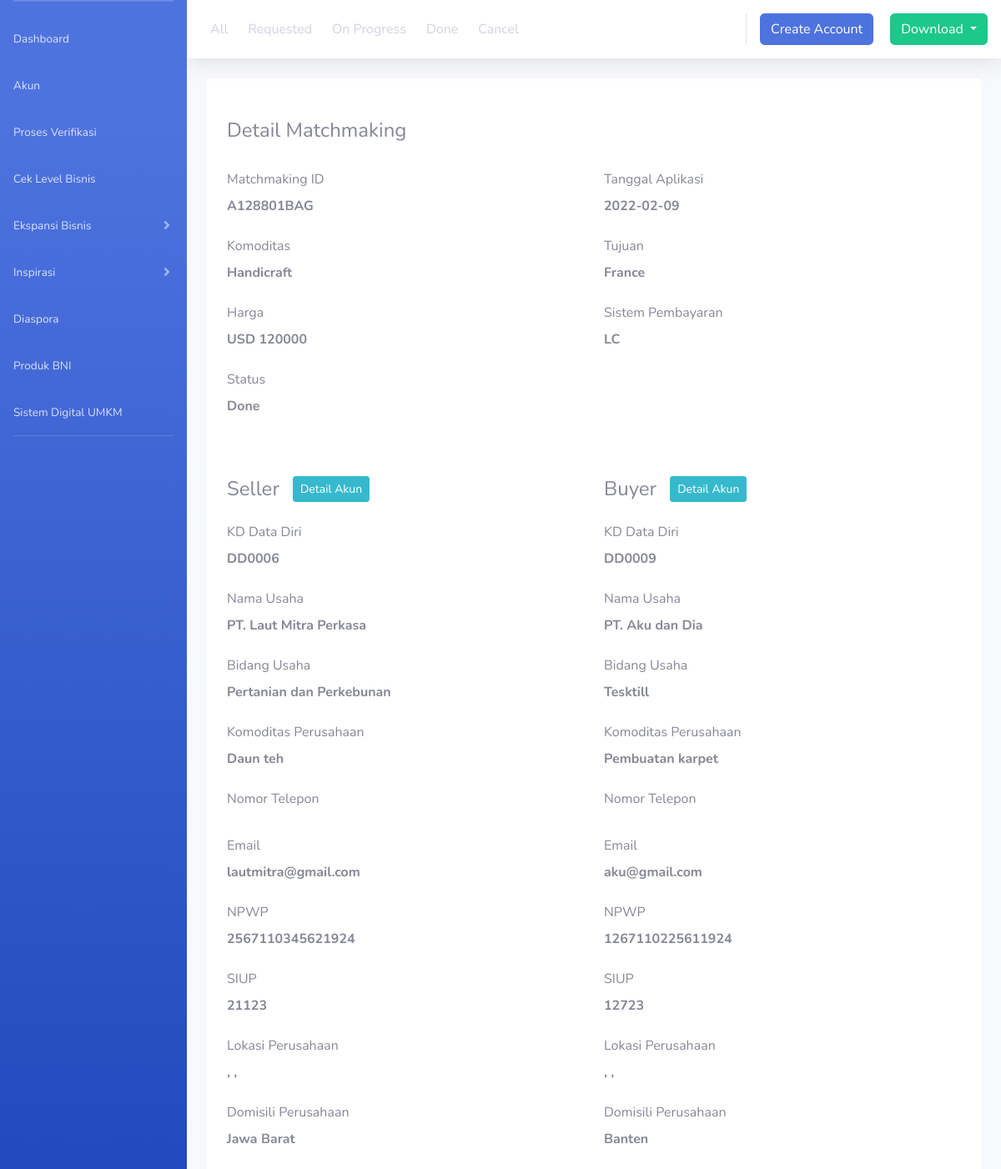
/matchmaking_log/detail/A128801BAG, run on the app's committed database.
### tables this page shows
CREATE TABLE `ekspansi_matchmaking` (
  `matchmaking_id` varchar(100) NOT NULL,
  `seller_id` varchar(20) NOT NULL,
  `buyer_id` varchar(20) NOT NULL,
  `destination` varchar(100) NOT NULL,
  `comodity` varchar(100) NOT NULL,
  `status` varchar(75) NOT NULL,
  `payment_system` varchar(100) NOT NULL,
  `value` varchar(100) NOT NULL,
  `application_date` date NOT NULL
);

CREATE TABLE `data_usaha` (
  `id_usaha` int(10) NOT NULL,
  `nama_usaha` varchar(50) NOT NULL,
  `domisili_perusahaan` varchar(50) NOT NULL,
  `email_perusahaan` varchar(70) NOT NULL,
  `website` text NOT NULL,
  `bidang_usaha` varchar(50) NOT NULL,
  `komoditi_usaha` varchar(50) NOT NULL,
  `skala` varchar(50) NOT NULL,
  `satuan` varchar(50) NOT NULL,
  `nib` varchar(50) NOT NULL,
  `npwp_perusahaan` varchar(50) NOT NULL,
  `no_siup` varchar(50) NOT NULL,
  `no_peb` varchar(50) NOT NULL,
  `no_akta` varchar(50) NOT NULL,
  `verified` varchar(50) NOT NULL,
  `qyc_nib` tinyint(4) NOT NULL,
  `qyc_npwp` tinyint(4) NOT NULL,
  `qyc_siup` tinyint(4) NOT NULL,
  `qyc_peb` tinyint(4) NOT NULL,
  `qyc_akta` tinyint(4) NOT NULL,
  `qyc_domisili` tinyint(4) NOT NULL,
  `foto_nib` varchar(500) DEFAULT NULL,
  `foto_npwp` varchar(500) DEFAULT NULL,
  `foto_siup` varchar(500) DEFAULT NULL,
  `foto_peb` varchar(500) DEFAULT NULL,
  `foto_akta` varchar(500) DEFAULT NULL,
  `foto_domisili` varchar(500) DEFAULT NULL,
  `kd_data_diri` varchar(20) DEFAULT NULL
);

### application/models/Matchmaking_log_model.php (called while the page is built, shortened)
<?php
class matchmaking_log_model extends CI_ModeL
{
    public function get_detail_by_id($id) {
        $this->db->select('em.*');
        $this->db->from('ekspansi_matchmaking as em');
        $this->db->where('em.matchmaking_id', $id);
        $query = $this->db->get();
        return $query->result();
    }
}

### application/controllers/Matchmaking_log.php (called while the page is built, shortened)
<?php
class matchmaking_log extends CI_Controller
{
    function detail ($id) {
        $macthmaking = $this->matchmaking_log->get_detail_by_id($id)[0];
        $data = array(
            'title' => 'Detail Matchmaking',
            'header' => 'template/header',
            'menu' => 'template/menu',
            'content' => 'template/content',
            'footer' => 'template/footer',
            'app' => 'matchmaking_log_detail',
            'matchmaking_detail' => $macthmaking,
            'buyer' => $this->detail_akun->get_data($macthmaking->buyer_id)[0],
            'seller' => $this->detail_akun->get_data($macthmaking->seller_id)[0],
        );
    }
}

### index.php (called while the page is built, shortened)
<?php
require_once BASEPATH.'core/CodeIgniter.php';

### application/models/Detail_akun_model.php (called while the page is built, shortened)
<?php
class detail_akun_model extends CI_Model
{
    public function get_data($id)
    {
        $kd_diri = $id;
        $this->db->where('kd_data_diri', $kd_diri);
        return $this->db->get('data_usaha')->result_array();
    }
}

### application/views/matchmaking_log_detail.php (the view, shortened to what this page needs)
<div class="container" style="background-color: #FFF">
    <div class="row">
        <div class="col-12 pt-5">
            <div class="row">
                <div class="col-12 d-flex mb-4" style="flex-direction: column">
                    <h4>Detail Matchmaking</h4>
                </div>
                <div class="col-12 col-md-6 d-flex mb-4" style="flex-direction: column">
                    <label>Matchmaking ID</label>
                    <span>
                        <strong><?= $matchmaking_detail->matchmaking_id ?></strong>
                    </span>
                </div>
                <div class="col-12 col-md-6 d-flex mb-4" style="flex-direction: column">
                    <label>Tanggal Aplikasi</label>
                    <span>
                        <strong><?= $matchmaking_detail->application_date ?></strong>
                    </span>
                </div>
                <div class="col-12 col-md-6 d-flex mb-4" style="flex-direction: column">
                    <label>Komoditas</label>
                    <span>
                        <strong><?= $matchmaking_detail->comodity ?></strong>
                    </span>
                </div>
                <div class="col-12 col-md-6 d-flex mb-4" style="flex-direction: column">
                    <label>Tujuan</label>
                    <span>
                        <strong><?= $matchmaking_detail->destination ?></strong>
                    </span>
                </div>
                <div class="col-12 col-md-6 d-flex mb-4" style="flex-direction: column">
                    <label>Harga</label>
                    <span>
                        <strong><?= $matchmaking_detail->value ?></strong>
                    </span>
                </div>
                <div class="col-12 col-md-6 d-flex mb-4" style="flex-direction: column">
                    <label>Sistem Pembayaran</label>
                    <span>
                        <strong><?= $matchmaking_detail->payment_system ?></strong>
                    </span>
                </div>
                <div class="col-12 col-md-6 d-flex mb-4" style="flex-direction: column">
                    <label>Status</label>
                    <span>
                        <strong><?= $matchmaking_detail->status ?></strong>
                    </span>
                </div>
            </div>
        </div>
        <div class="col-12 col-md-6 pt-5">
            <div class="row">
                <div class="col-12 d-flex mb-4" style="flex-direction: row; justify-content: flex-start; align-items: center;">
                    <h4 class="mb-0">Seller</h4>
                    <a href="<?= site_url('/akun/detail_akun/'.$seller['kd_data_diri']) ?>" class="btn btn-sm btn-info d-inline-block ml-3">Detail Akun</a>
                </div>
                <div class="col-12 d-flex mb-4" style="flex-direction: column">
                    <label>KD Data Diri</label>
                    <span>
                        <strong><?= $seller['kd_data_diri'] ?></strong>
                    </span>
                </div>
                <div class="col-12 d-flex mb-4" style="flex-direction: column">
                    <label>Nama Usaha</label>
                    <span>
                        <strong><?= $seller['nama_usaha'] ?></strong>
                    </span>
                </div>
                <div class="col-12 d-flex mb-4" style="flex-direction: column">
                    <label>Bidang Usaha</label>
                    <span>
                        <strong><?= $seller['bidang_usaha'] ?></strong>
                    </span>
                </div>
                <div class="col-12 d-flex mb-4" style="flex-direction: column">
                    <label>Komoditas Perusahaan</label>
                    <span>
                        <strong><?= $seller['komoditi_usaha'] ?></strong>
                    </span>
                </div>
                <div class="col-12 d-flex mb-4" style="flex-direction: column">
                    <label>Nomor Telepon</label>
                </div>
                <div class="col-12 d-flex mb-4" style="flex-direction: column">
                    <label>Email</label>
                    <span>
                        <strong><?= $seller['email_perusahaan'] ?></strong>
                    </span>
                </div>
                <div class="col-12 d-flex mb-4" style="flex-direction: column">
                    <label>NPWP</label>
                    <span>
                        <strong><?= $seller['npwp_perusahaan'] ?></strong>
                    </span>
                </div>
                <div class="col-12 d-flex mb-4" style="flex-direction: column">
                    <label>SIUP</label>
                    <span>
                        <strong><?= $seller['no_siup'] ?></strong>
                    </span>
                </div>
                <div class="col-12 d-flex mb-4" style="flex-direction: column">
                    <label>Lokasi Perusahaan</label>
                    <span>
                        <strong><?= $seller['kecamatan'] ?>, <?= $seller['kota'] ?>, <?= $seller['provinsi'] ?></strong>
                    </span>
                </div>
                <div class="col-12 d-flex mb-4" style="flex-direction: column">
                    <label>Domisili Perusahaan</label>
                    <span>
                        <strong><?= $seller['domisili_perusahaan'] ?></strong>
                    </span>
                </div>
            </div>
        </div>
        <div class="col-12 col-md-6 pt-5">
            <div class="row">
                <div class="col-12 d-flex mb-4" style="flex-direction: row; justify-content: flex-start; align-items: center;">
                    <h4 class="mb-0">Buyer</h4>
                    <a href="<?= site_url('/akun/detail_akun/'.$buyer['kd_data_diri']) ?>" class="btn btn-sm btn-info d-inline-block ml-3">Detail Akun</a>
                </div>
                <div class="col-12 d-flex mb-4" style="flex-direction: column">
                    <label>KD Data Diri</label>
                    <span>
                        <strong><?= $buyer['kd_data_diri'] ?></strong>
                    </span>
                </div>
                <div class="col-12 d-flex mb-4" style="flex-direction: column">
                    <label>Nama Usaha</label>
                    <span>
                        <strong><?= $buyer['nama_usaha'] ?></strong>
                    </span>
                </div>
                <div class="col-12 d-flex mb-4" style="flex-direction: column">
                    <label>Bidang Usaha</label>
                    <span>
                        <strong><?= $buyer['bidang_usaha'] ?></strong>
                    </span>
                </div>
                <div class="col-12 d-flex mb-4" style="flex-direction: column">
                    <label>Komoditas Perusahaan</label>
                    <span>
                        <strong><?= $buyer['komoditi_usaha'] ?></strong>
                    </span>
                </div>
                <div class="col-12 d-flex mb-4" style="flex-direction: column">
                    <label>Nomor Telepon</label>
                </div>
                <div class="col-12 d-flex mb-4" style="flex-direction: column">
                    <label>Email</label>
                    <span>
                        <strong><?= $buyer['email_perusahaan'] ?></strong>
                    </span>
                </div>
                <div class="col-12 d-flex mb-4" style="flex-direction: column">
                    <label>NPWP</label>
                    <span>
                        <strong><?= $buyer['npwp_perusahaan'] ?></strong>
                    </span>
                </div>
                <div class="col-12 d-flex mb-4" style="flex-direction: column">
                    <label>SIUP</label>
                    <span>
                        <strong><?= $buyer['no_siup'] ?></strong>
                    </span>
                </div>
                <div class="col-12 d-flex mb-4" style="flex-direction: column">
                    <label>Lokasi Perusahaan</label>
                    <span>
                        <strong><?= $buyer['kecamatan'] ?>, <?= $buyer['kota'] ?>, <?= $buyer['provinsi'] ?></strong>
                    </span>
                </div>
                <div class="col-12 d-flex mb-4" style="flex-direction: column">
                    <label>Domisili Perusahaan</label>
                    <span>
                        <strong><?= $buyer['domisili_perusahaan'] ?></strong>
                    </span>
                </div>
            </div>
        </div>
    </div>
</div>

### data on the page
ekspansi_matchmaking: matchmaking_id "A128801BAG", application_date "2022-02-09", comodity "Handicraft", destination "France", value "USD 120000", payment_system "LC", status "Done"
data_usaha: kd_data_diri "DD0006", nama_usaha "PT. Laut Mitra Perkasa", bidang_usaha "Pertanian dan Perkebunan", komoditi_usaha "Daun teh", email_perusahaan "lautmitra@gmail.com", npwp_perusahaan "2567110345621924", no_siup "21123", domisili_perusahaan "Jawa Barat"
data_usaha: kd_data_diri "DD0009", nama_usaha "PT. Aku dan Dia", bidang_usaha "Tesktill", komoditi_usaha "Pembuatan karpet", email_perusahaan "aku@gmail.com", npwp_perusahaan "1267110225611924", no_siup "12723", domisili_perusahaan "Banten"
